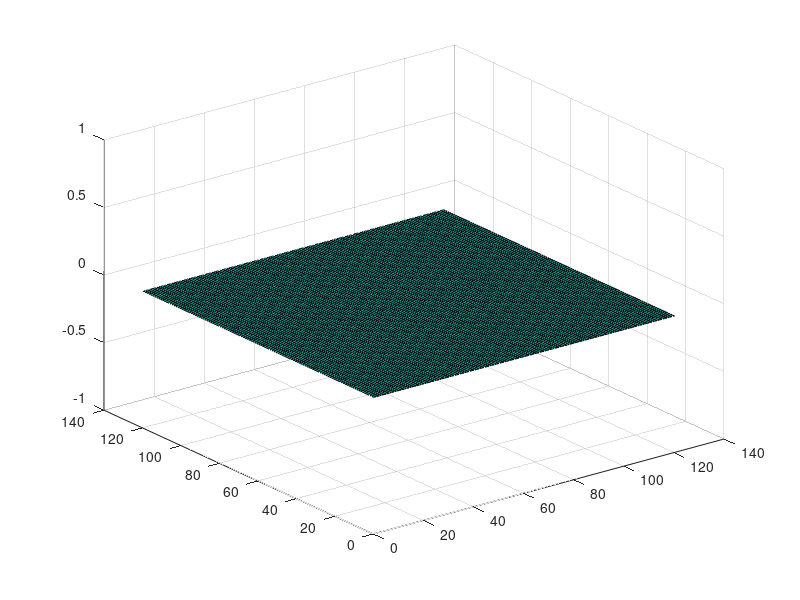

Reproduce this figure in MATLAB.
clc;

n=10;
h=1./(n+1);
x=[h:h:1]';

P=4/6*diag(ones(n+1,1))+1/6*(diag(ones(n,1),1)+diag(ones(n,1),-1));
P(1,end)=1/6;
P(end,1)=1/6;
P=sparse(P);

Q=diag(ones(n,1),1)-diag(ones(n,1),-1);
Q(1,end)=-1;
Q(end,1)=1;
Q=sparse(Q)/(2*h);

id=speye(size(Q));

D=P\Q;
D1=kron(id,D);

P2=kron(id,P);
Q2=kron(id,Q);
D2=P2\Q2;

surf(D2-D1)